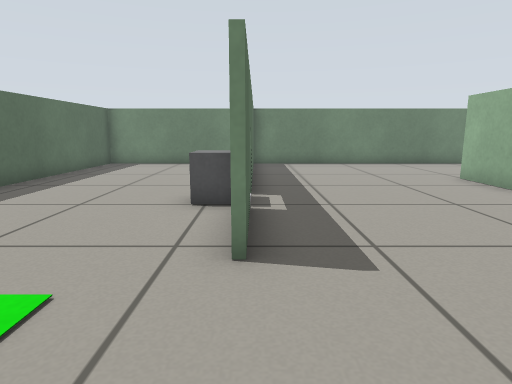
View 1 (above)

14 first-person views from a walk through a robot-simulator world made for Gazebo. The camera is 0.14 m above the floor, tilts 10° down and sees 75° across. The floor is counted in squares, 0.1 m on a side. Each view is taken from the middle of a square. On the plan, view 1 faces up. The plan holds only what a view shows up to about 15 squares ahead; the rest is blank. Surface patterns are stand-ins for the level's own textures.

View 2
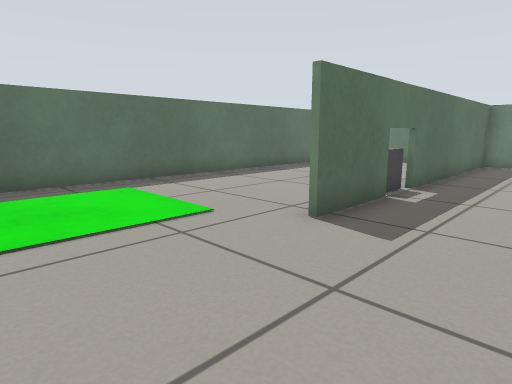

View 3
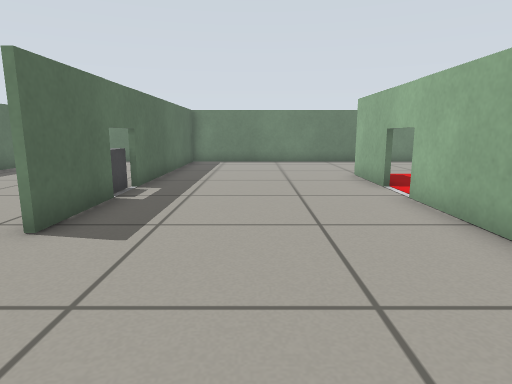

View 4
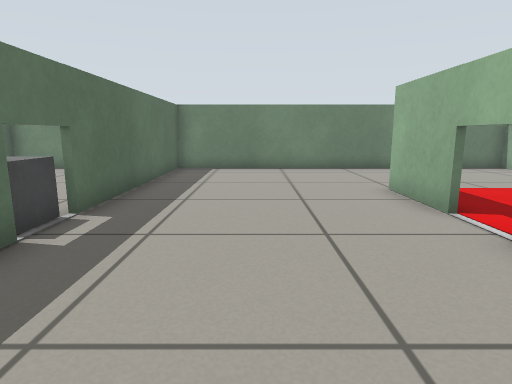

View 5
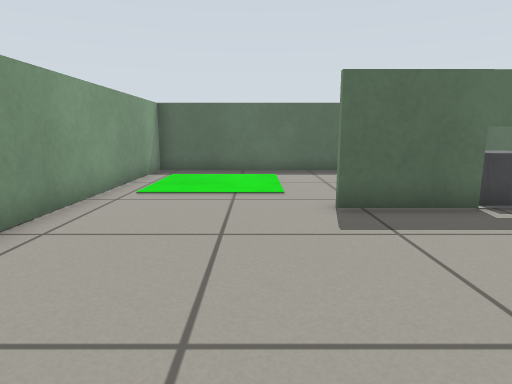

View 6
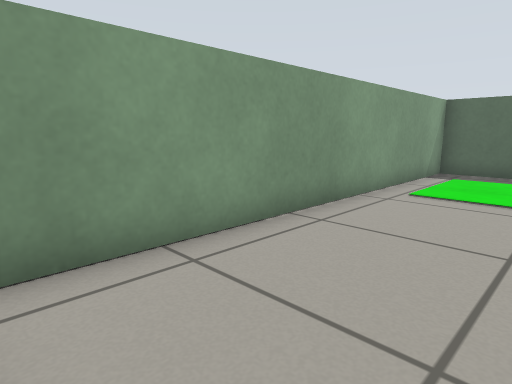

View 7
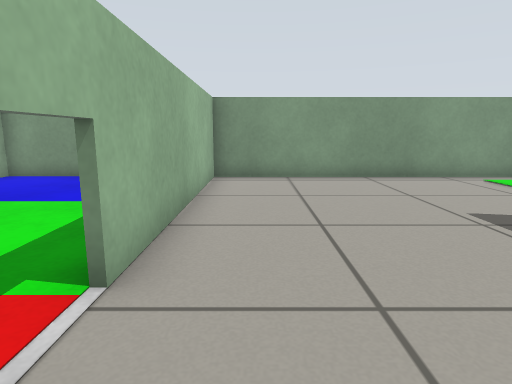

View 8
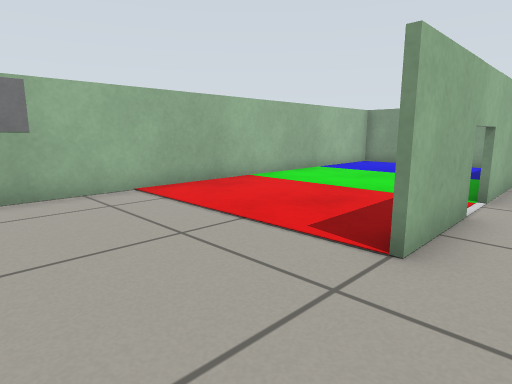

View 9
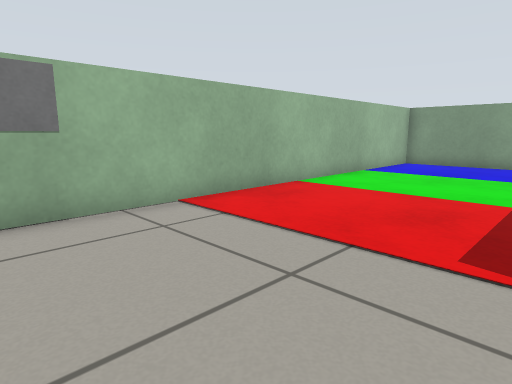

View 10
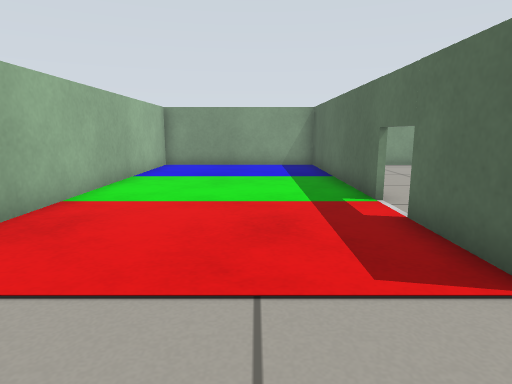

View 11
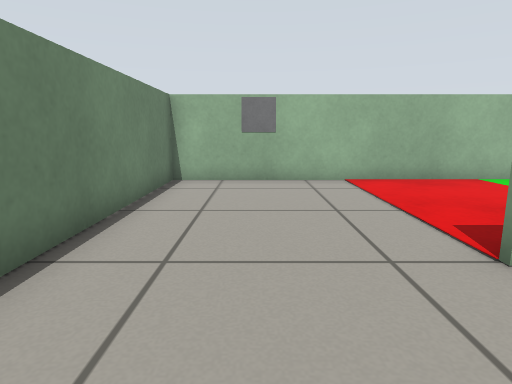

View 12
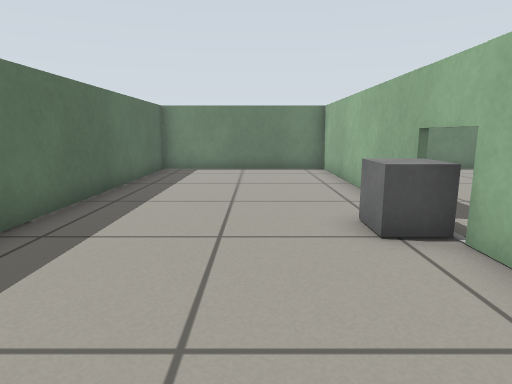

View 13
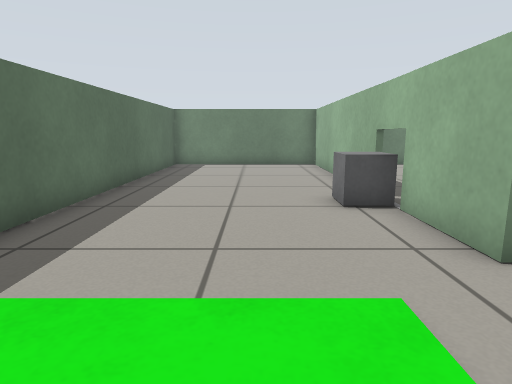

View 14
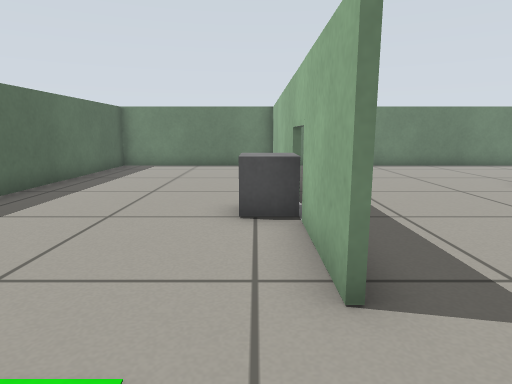

### Floor plan
Points are (right, up) in squares from view 1. A wall is a line through its corners. A room is listed if a view was taken in it or the views show most of it. See-through windows are left out.
Room 1 (views 1, 2, 3, 4, 5, 6, 7, 8, 11)
walls: (6.6, 15.5) (-0.1, 15.5) (-0.1, 3.5); (6.4, -1.7) (6.4, 10.4); (-0.5, -1.7) (7, -1.7)
ways out: opening at (7, 13) to room 2; opening at (0, 1) to room 3
Room 2 (views 9, 10)
walls: (6.5, 10) (6.5, -1.7); (7, -1.7) (13, -1.7) (13, 15.5) (6.6, 15.5)
ways out: opening at (7, 13) to room 1
objects: marker (13, 13)
Room 3 (views 12, 13, 14)
walls: (-0.3, 3.5) (-0.3, 15.5) (-6.7, 15.5) (-6.7, -1.7) (-0.5, -1.7)
ways out: opening at (0, 1) to room 1
objects: other object (-1, 7)

Where each view was taken, in squares from view 1:
view 1: 0 up, 0 right, facing up
view 2: 1 down, 3 right, facing up-left
view 3: 1 down, 3 right, facing up
view 4: 2 up, 3 right, facing up
view 5: 2 up, 6 right, facing left
view 6: 2 up, 6 right, facing down-left
view 7: 9 up, 5 right, facing down
view 8: 14 up, 5 right, facing down-right
view 9: 14 up, 7 right, facing down-right
view 10: 13 up, 9 right, facing down
view 11: 13 up, 3 right, facing right
view 12: 2 up, 3 left, facing up
view 13: 0 up, 3 left, facing up
view 14: 1 up, 1 left, facing up
